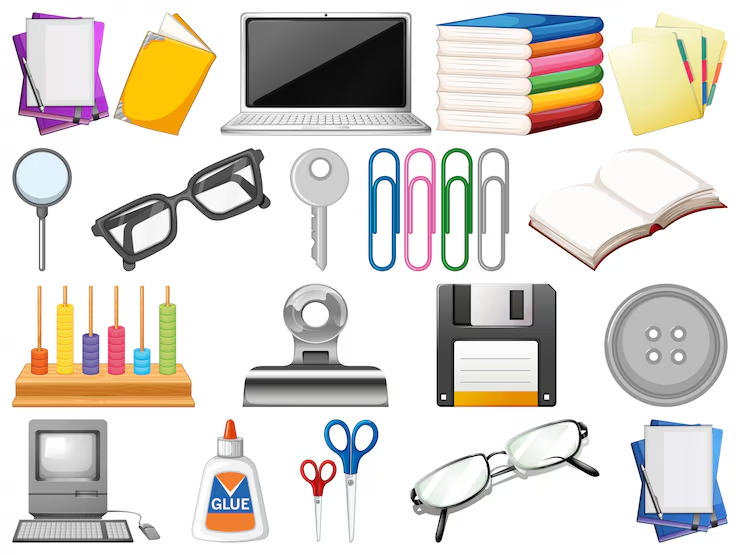
#> input picture data/images/objetos_oficina.png, 740 x 555 px
$ jupyter execute --allow-errors bounding_box_opencv.ipynb   (shell and % lines are left out)
#> lines starting #> are read from the running program, lines starting #| are printed output that depends on the picture; after the words box and inside, x2 and y2 are one past the last pixel; in counts of white or black regions, pixels touching at a corner belong together
# **Tutorial:** Drawing a Bounding Box with OpenCV

In this tutorial, you will learn how to use the OpenCV library in Python to load an image and draw a bounding box around an object. This is a fundamental step before moving on to object detection with YOLO.

### **Step 1: Install OpenCV**

If you don't have OpenCV installed, you can install it using pip:

Verify the installed version number:

### **Step 2: Import Required Libraries**

Import the libraries you will use:

[cell 1]
import cv2
from matplotlib import pyplot as plt

### **Step 3: Load the Image**

Use OpenCV's `imread` function to load your image.

Replace the path with the location of your image file.

[cell 2]
# Load the image (change the path to your image file)
image_bgr = cv2.imread('/Users/eugenio/Documents/ComputerVision/UC.04 Object Detection/cat.jpg')

#> (a cell that did not finish here is left out)

### **Step 4: Show the image**

#> (a cell that did not finish here is left out)

### **Step 5: Create the Bounding Box over the Image**

To draw a bounding box, use OpenCV's `rectangle` function.

You need to specify the coordinates of the **top-left** point $(x1, y1)$ and the **bottom-right** point $(x2, y2)$ of the bounding box.

The coordinates should be within the image dimensions

[cell 5]
x1, y1 = 250, 200  # Top-left corner
x2, y2 = 700, 900  # Bottom-right corner

# Draw the bounding box on the input image using cv2.rectangle
# Arguments: image, (x1, y1), (x2, y2), bounding box color in BGR, thickness
image_bgr_box = cv2.rectangle(image_bgr, (x1, y1), (x2, y2), (0, 255, 0), 15)  # Green box, thickness 15

### **Step 6: Display the Image and Bounding Box**

Finally, use matplotlib to display the image with the bounding box.

#> (a cell that did not finish here is left out)

You should now see your image with a bounding box drawn around the object.

You can adjust the bounding box coordinates as needed to fit the object you want to highlight.

### **Individual Activity:**

1. Load an image containing **at least three different objects from different classes** using `cv2.imread`.

[cell 7]
# Office objects on a white background (laptop, glasses, scissors, books, keys, clips...)
import cv2
from matplotlib import pyplot as plt  # already imported above, repeated so this section runs on its own

img = cv2.imread('../data/images/objetos_oficina.png')
#> img is the input picture: shape (555, 740, 3); mean B, G, R 208.8, 214.7, 219
if img is None:
    raise FileNotFoundError('Image not found, check the path')
print('Original shape:', img.shape)  # (height, width, channels)
#| Original shape: (555, 740, 3)

# The image is small, so enlarge it 2x: thin objects (clips, key) still fit boxes of thickness 5
SCALE = 2
img = cv2.resize(img, None, fx=SCALE, fy=SCALE, interpolation=cv2.INTER_CUBIC)
#> img: shape (1110, 1480, 3)

# White margin on top so the labels of the upper boxes fit above them
TOP = 60
img = cv2.copyMakeBorder(img, TOP, 0, 0, 0, cv2.BORDER_CONSTANT, value=(255, 255, 255))
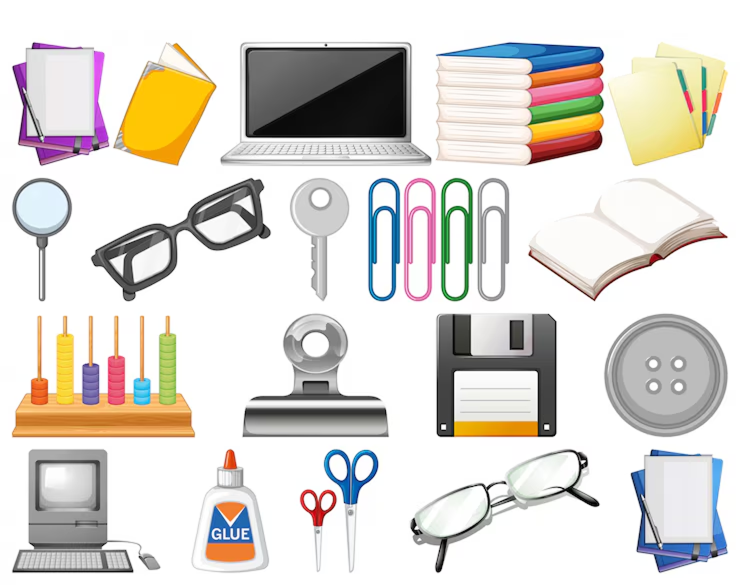
#> img: shape (1170, 1480, 3) (shown at 1/2 size); mean B, G, R 211.1, 216.7, 220.7
print('Working shape:', img.shape)
#| Working shape: (1170, 1480, 3)

2. Draw **different colored bounding boxes** around each object (at least one of the bounding boxes should be yellow). Use a **line thickness** of 5 for each of the bounding boxes.

[cell 8]
# One color (BGR) per class
COLORS = {
    'Clipboard':   (180, 0, 130),    # purple
    'Folder':      (0, 165, 255),    # orange
    'Laptop':      (0, 255, 0),      # green
    'Books':       (0, 0, 255),      # red
    'Magnifier':   (255, 255, 0),    # cyan
    'Glasses':     (147, 20, 255),   # pink
    'Key':         (255, 0, 0),      # blue
    'Clip':        (128, 128, 0),    # teal
    'Open book':   (19, 69, 139),    # brown
    'Abacus':      (0, 255, 255),    # yellow
    'Binder clip': (128, 128, 128),  # gray
    'Floppy disk': (255, 0, 255),    # magenta
    'Button':      (0, 128, 0),      # dark green
    'Computer':    (0, 0, 139),      # dark red
    'Glue':        (255, 191, 0),    # sky blue
    'Scissors':    (0, 255, 128),    # lime
    'Notebook':    (0, 128, 128),    # olive
}

# Every object: (class, (x1, y1, x2, y2)) measured on the original 740x555 image
objects = [
    ('Clipboard',   (12, 12, 110, 136)),
    ('Folder',      (113, 12, 217, 137)),
    ('Laptop',      (220, 12, 432, 136)),
    ('Books',       (435, 12, 606, 136)),
    ('Folder',      (608, 12, 729, 137)),
    ('Magnifier',   (12, 148, 72, 272)),
    ('Glasses',     (91, 148, 271, 272)),
    ('Key',         (290, 148, 350, 272)),
    ('Clip',        (368, 148, 401, 272)),
    ('Clip',        (404, 148, 437, 272)),
    ('Clip',        (441, 148, 473, 272)),
    ('Clip',        (477, 148, 510, 272)),
    ('Open book',   (528, 148, 728, 272)),
    ('Abacus',      (11, 285, 196, 408)),
    ('Binder clip', (242, 283, 389, 408)),
    ('Floppy disk', (436, 283, 557, 408)),
    ('Button',      (604, 283, 728, 407)),
    ('Computer',    (12, 419, 161, 543)),
    ('Glue',        (191, 419, 269, 543)),
    ('Scissors',    (300, 430, 338, 543)),
    ('Scissors',    (322, 419, 379, 543)),
    ('Glasses',     (409, 419, 600, 543)),
    ('Notebook',    (630, 419, 728, 543)),
]

def to_work(box):
    # original coordinates -> enlarged image with top margin
    x1, y1, x2, y2 = box
    return x1 * SCALE, y1 * SCALE + TOP, x2 * SCALE, y2 * SCALE + TOP

img_boxes = img.copy()  # keep the original image untouched
for name, box in objects:
    x1, y1, x2, y2 = to_work(box)
    cv2.rectangle(img_boxes, (x1, y1), (x2, y2), COLORS[name], 5)  # thickness 5
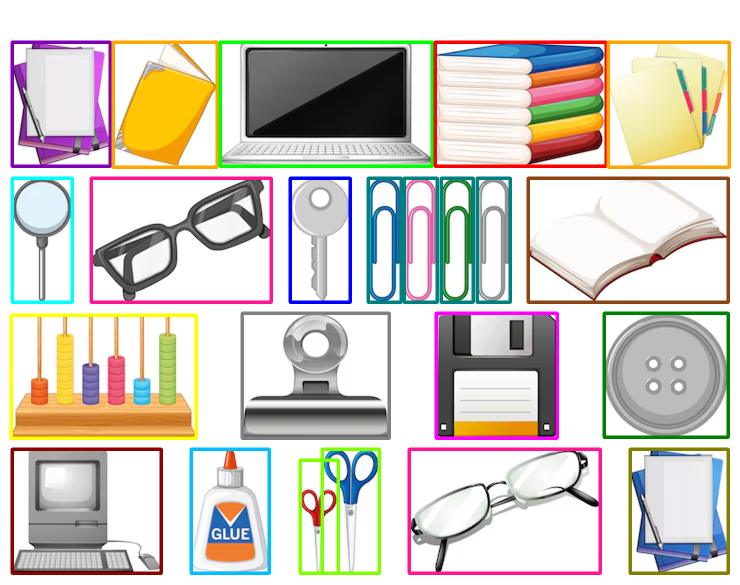
#> img_boxes: shape (1170, 1480, 3) (shown at 1/2 size); 8.54% of pixels changed, all inside (x1, y1, x2, y2) = (19, 81, 1462, 1150)

3. Add **text labels** above each bounding box (e.g., “Cat”, “Ball”, etc.) using `cv2.putText`.

[cell 9]
font = cv2.FONT_HERSHEY_SIMPLEX
#> font = 0
scale, text_thickness = 0.55, 1

def text_color(bgr):
    # White text on dark strips and black text on light strips, so every label is readable
    b, g, r = bgr
    return (255, 255, 255) if 0.299 * r + 0.587 * g + 0.114 * b < 140 else (0, 0, 0)

img_labeled = img_boxes.copy()
for name, box in objects:
    x1, y1, x2, y2 = to_work(box)
    color = COLORS[name]
    (w, h), _ = cv2.getTextSize(name, font, scale, text_thickness)
    # Filled strip above the box so the label is readable on any background
    cv2.rectangle(img_labeled, (x1, y1 - h - 10), (x1 + w + 8, y1), color, -1)
    cv2.putText(img_labeled, name, (x1 + 4, y1 - 5), font, scale, text_color(color), text_thickness, cv2.LINE_AA)
#> this loop made 23 passes
#> w on passes 1 to 12: 81, 53, 59, 52, 53, 78, 65, 31, 32, 32, 32, 32
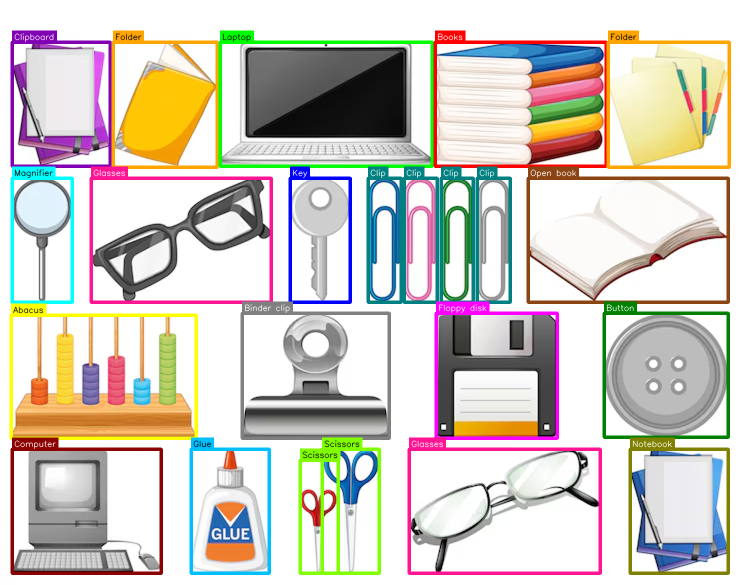
#> img_labeled: shape (1170, 1480, 3) (shown at 1/2 size); 1.87% of pixels changed, all inside (x1, y1, x2, y2) = (22, 61, 1350, 921)

4. Display the **resulting image**.

[cell 10]
img_labeled_rgb = cv2.cvtColor(img_labeled, cv2.COLOR_BGR2RGB)

plt.figure(figsize=(14, 10))
plt.imshow(img_labeled_rgb)
plt.axis('off')
plt.show()

cv2.imwrite('../reports/resultado.png', img_labeled)  # copy of the result for the report
#> Out = True

$ run again, with data/images/escritorio.webp saved as data/images/objetos_oficina.png
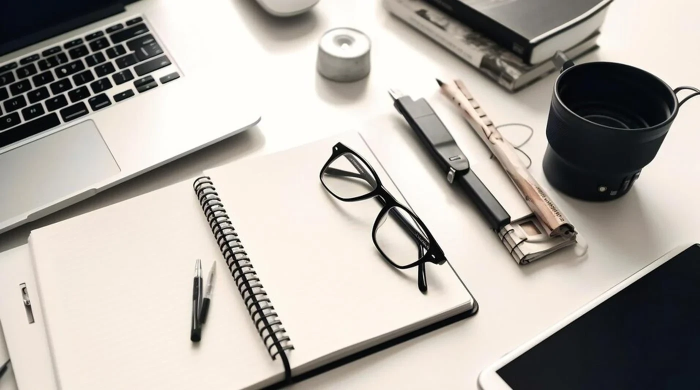
#> input picture data/images/escritorio.webp, 1400 x 780 px (shown at 1/2 size)
#> img is the input picture: shape (780, 1400, 3); mean B, G, R 164.8, 171.4, 176.8
#| Original shape: (780, 1400, 3)
#> `img = cv2.copyMakeBorder(img, TOP, 0, 0, 0, cv2.BORDER_CONSTANT, value..`:
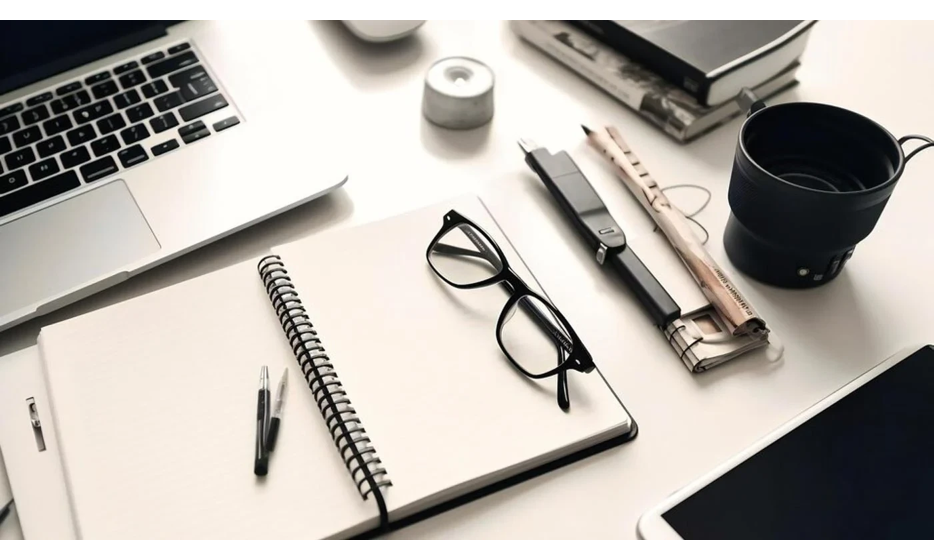
#> img: shape (1620, 2800, 3) (shown at 1/3 size); mean B, G, R 168.1, 174.5, 179.7
#| Working shape: (1620, 2800, 3)
#> after the loop `for name, box in objects:`:
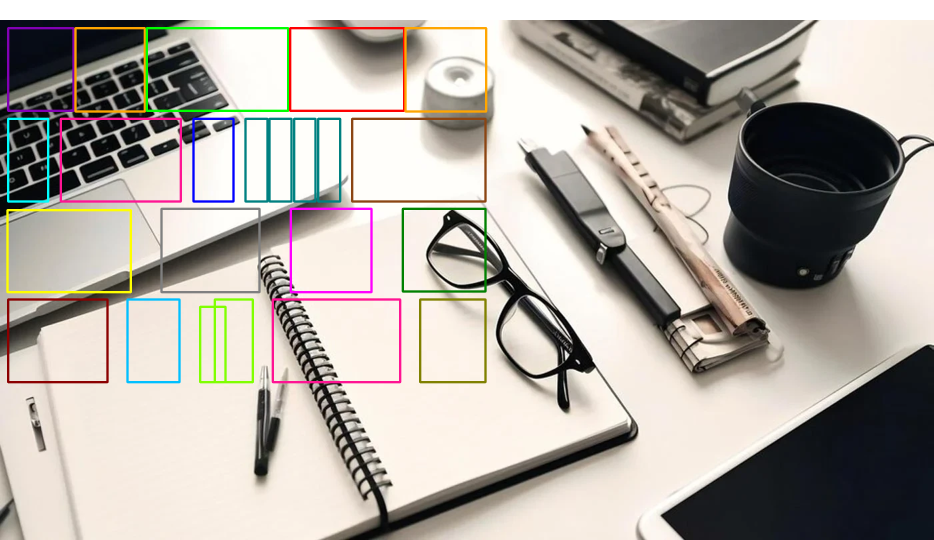
#> img_boxes: shape (1620, 2800, 3) (shown at 1/3 size); mean B, G, R 165, 172.1, 177.8
#> font = 0
#> the loop `for name, box in objects:` made 23 passes
#> w on passes 1 to 8: 81, 53, 59, 52, 53, 78, 65, 31
#> Out = True
